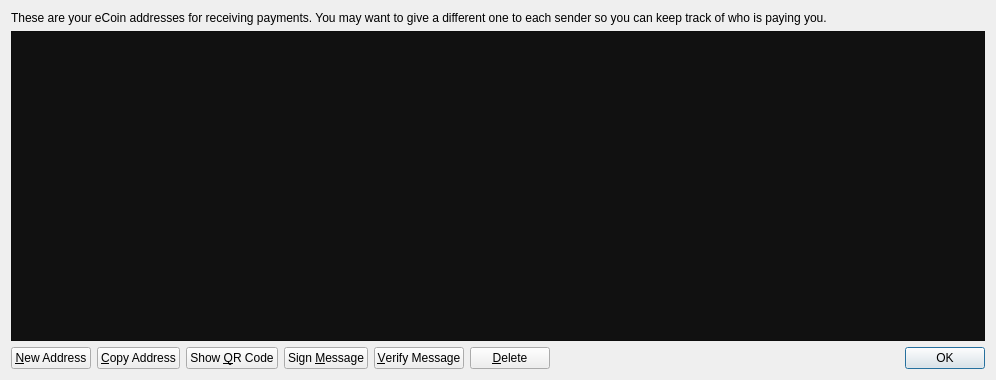
<?xml version="1.0" encoding="UTF-8"?>
<ui version="4.0">
 <class>AddressBookPage</class>
 <widget class="QWidget" name="AddressBookPage">
  <property name="geometry">
   <rect>
    <x>0</x>
    <y>0</y>
    <width>996</width>
    <height>380</height>
   </rect>
  </property>
  <property name="windowTitle">
   <string>Address Book</string>
  </property>
  <layout class="QVBoxLayout" name="verticalLayout">
   <item>
    <widget class="QLabel" name="labelExplanation">
     <property name="text">
      <string>These are your eCoin addresses for receiving payments. You may want to give a different one to each sender so you can keep track of who is paying you.</string>
     </property>
     <property name="textFormat">
      <enum>Qt::PlainText</enum>
     </property>
     <property name="wordWrap">
      <bool>true</bool>
     </property>
    </widget>
   </item>
   <item>
    <widget class="QTableView" name="tableView">
     <property name="palette">
      <palette>
       <active>
        <colorrole role="WindowText">
         <brush brushstyle="SolidPattern">
          <color alpha="255">
           <red>255</red>
           <green>255</green>
           <blue>255</blue>
          </color>
         </brush>
        </colorrole>
        <colorrole role="Button">
         <brush brushstyle="SolidPattern">
          <color alpha="255">
           <red>17</red>
           <green>17</green>
           <blue>17</blue>
          </color>
         </brush>
        </colorrole>
        <colorrole role="Text">
         <brush brushstyle="SolidPattern">
          <color alpha="255">
           <red>255</red>
           <green>255</green>
           <blue>255</blue>
          </color>
         </brush>
        </colorrole>
        <colorrole role="ButtonText">
         <brush brushstyle="SolidPattern">
          <color alpha="255">
           <red>255</red>
           <green>255</green>
           <blue>255</blue>
          </color>
         </brush>
        </colorrole>
        <colorrole role="Base">
         <brush brushstyle="SolidPattern">
          <color alpha="255">
           <red>17</red>
           <green>17</green>
           <blue>17</blue>
          </color>
         </brush>
        </colorrole>
        <colorrole role="Window">
         <brush brushstyle="SolidPattern">
          <color alpha="255">
           <red>17</red>
           <green>17</green>
           <blue>17</blue>
          </color>
         </brush>
        </colorrole>
        <colorrole role="Highlight">
         <brush brushstyle="SolidPattern">
          <color alpha="255">
           <red>204</red>
           <green>160</green>
           <blue>0</blue>
          </color>
         </brush>
        </colorrole>
        <colorrole role="HighlightedText">
         <brush brushstyle="SolidPattern">
          <color alpha="255">
           <red>17</red>
           <green>17</green>
           <blue>17</blue>
          </color>
         </brush>
        </colorrole>
       </active>
       <inactive>
        <colorrole role="WindowText">
         <brush brushstyle="SolidPattern">
          <color alpha="255">
           <red>255</red>
           <green>255</green>
           <blue>255</blue>
          </color>
         </brush>
        </colorrole>
        <colorrole role="Button">
         <brush brushstyle="SolidPattern">
          <color alpha="255">
           <red>17</red>
           <green>17</green>
           <blue>17</blue>
          </color>
         </brush>
        </colorrole>
        <colorrole role="Text">
         <brush brushstyle="SolidPattern">
          <color alpha="255">
           <red>255</red>
           <green>255</green>
           <blue>255</blue>
          </color>
         </brush>
        </colorrole>
        <colorrole role="ButtonText">
         <brush brushstyle="SolidPattern">
          <color alpha="255">
           <red>255</red>
           <green>255</green>
           <blue>255</blue>
          </color>
         </brush>
        </colorrole>
        <colorrole role="Base">
         <brush brushstyle="SolidPattern">
          <color alpha="255">
           <red>17</red>
           <green>17</green>
           <blue>17</blue>
          </color>
         </brush>
        </colorrole>
        <colorrole role="Window">
         <brush brushstyle="SolidPattern">
          <color alpha="255">
           <red>17</red>
           <green>17</green>
           <blue>17</blue>
          </color>
         </brush>
        </colorrole>
        <colorrole role="Highlight">
         <brush brushstyle="SolidPattern">
          <color alpha="255">
           <red>204</red>
           <green>160</green>
           <blue>0</blue>
          </color>
         </brush>
        </colorrole>
        <colorrole role="HighlightedText">
         <brush brushstyle="SolidPattern">
          <color alpha="255">
           <red>17</red>
           <green>17</green>
           <blue>17</blue>
          </color>
         </brush>
        </colorrole>
       </inactive>
       <disabled>
        <colorrole role="WindowText">
         <brush brushstyle="SolidPattern">
          <color alpha="255">
           <red>255</red>
           <green>255</green>
           <blue>255</blue>
          </color>
         </brush>
        </colorrole>
        <colorrole role="Button">
         <brush brushstyle="SolidPattern">
          <color alpha="255">
           <red>17</red>
           <green>17</green>
           <blue>17</blue>
          </color>
         </brush>
        </colorrole>
        <colorrole role="Text">
         <brush brushstyle="SolidPattern">
          <color alpha="255">
           <red>255</red>
           <green>255</green>
           <blue>255</blue>
          </color>
         </brush>
        </colorrole>
        <colorrole role="ButtonText">
         <brush brushstyle="SolidPattern">
          <color alpha="255">
           <red>255</red>
           <green>255</green>
           <blue>255</blue>
          </color>
         </brush>
        </colorrole>
        <colorrole role="Base">
         <brush brushstyle="SolidPattern">
          <color alpha="255">
           <red>17</red>
           <green>17</green>
           <blue>17</blue>
          </color>
         </brush>
        </colorrole>
        <colorrole role="Window">
         <brush brushstyle="SolidPattern">
          <color alpha="255">
           <red>17</red>
           <green>17</green>
           <blue>17</blue>
          </color>
         </brush>
        </colorrole>
        <colorrole role="Highlight">
         <brush brushstyle="SolidPattern">
          <color alpha="255">
           <red>204</red>
           <green>160</green>
           <blue>0</blue>
          </color>
         </brush>
        </colorrole>
        <colorrole role="HighlightedText">
         <brush brushstyle="SolidPattern">
          <color alpha="255">
           <red>17</red>
           <green>17</green>
           <blue>17</blue>
          </color>
         </brush>
        </colorrole>
       </disabled>
      </palette>
     </property>
     <property name="contextMenuPolicy">
      <enum>Qt::CustomContextMenu</enum>
     </property>
     <property name="toolTip">
      <string>Double-click to edit address or label</string>
     </property>
     <property name="styleSheet">
      <string notr="true">
</string>
     </property>
     <property name="verticalScrollBarPolicy">
      <enum>Qt::ScrollBarAsNeeded</enum>
     </property>
     <property name="tabKeyNavigation">
      <bool>false</bool>
     </property>
     <property name="alternatingRowColors">
      <bool>true</bool>
     </property>
     <property name="selectionMode">
      <enum>QAbstractItemView::SingleSelection</enum>
     </property>
     <property name="selectionBehavior">
      <enum>QAbstractItemView::SelectRows</enum>
     </property>
     <property name="sortingEnabled">
      <bool>true</bool>
     </property>
     <attribute name="verticalHeaderVisible">
      <bool>false</bool>
     </attribute>
    </widget>
   </item>
   <item>
    <layout class="QHBoxLayout" name="horizontalLayout">
     <item>
      <widget class="QPushButton" name="newAddressButton">
       <property name="toolTip">
        <string>Create a new address</string>
       </property>
       <property name="text">
        <string>&amp;New Address</string>
       </property>
       <property name="icon">
        <iconset resource="../bitcoin.qrc">
         <normaloff>:/icons/add</normaloff>:/icons/add</iconset>
       </property>
      </widget>
     </item>
     <item>
      <widget class="QPushButton" name="copyToClipboard">
       <property name="toolTip">
        <string>Copy the currently selected address to the system clipboard</string>
       </property>
       <property name="text">
        <string>&amp;Copy Address</string>
       </property>
       <property name="icon">
        <iconset resource="../bitcoin.qrc">
         <normaloff>:/icons/editcopy</normaloff>:/icons/editcopy</iconset>
       </property>
      </widget>
     </item>
     <item>
      <widget class="QPushButton" name="showQRCode">
       <property name="text">
        <string>Show &amp;QR Code</string>
       </property>
       <property name="icon">
        <iconset resource="../bitcoin.qrc">
         <normaloff>:/icons/qrcode</normaloff>:/icons/qrcode</iconset>
       </property>
      </widget>
     </item>
     <item>
      <widget class="QPushButton" name="signMessage">
       <property name="toolTip">
        <string>Sign a message to prove you own a eCoin address</string>
       </property>
       <property name="text">
        <string>Sign &amp;Message</string>
       </property>
       <property name="icon">
        <iconset resource="../bitcoin.qrc">
         <normaloff>:/icons/edit</normaloff>:/icons/edit</iconset>
       </property>
      </widget>
     </item>
     <item>
      <widget class="QPushButton" name="verifyMessage">
       <property name="toolTip">
        <string>Verify a message to ensure it was signed with a specified eCoin address</string>
       </property>
       <property name="text">
        <string>&amp;Verify Message</string>
       </property>
       <property name="icon">
        <iconset resource="../bitcoin.qrc">
         <normaloff>:/icons/transaction_0</normaloff>:/icons/transaction_0</iconset>
       </property>
      </widget>
     </item>
     <item>
      <widget class="QPushButton" name="deleteButton">
       <property name="toolTip">
        <string>Delete the currently selected address from the list</string>
       </property>
       <property name="text">
        <string>&amp;Delete</string>
       </property>
       <property name="icon">
        <iconset resource="../bitcoin.qrc">
         <normaloff>:/icons/remove</normaloff>:/icons/remove</iconset>
       </property>
      </widget>
     </item>
     <item>
      <spacer name="horizontalSpacer">
       <property name="orientation">
        <enum>Qt::Horizontal</enum>
       </property>
       <property name="sizeHint" stdset="0">
        <size>
         <width>40</width>
         <height>20</height>
        </size>
       </property>
      </spacer>
     </item>
     <item>
      <widget class="QDialogButtonBox" name="buttonBox">
       <property name="sizePolicy">
        <sizepolicy hsizetype="Maximum" vsizetype="Fixed">
         <horstretch>0</horstretch>
         <verstretch>0</verstretch>
        </sizepolicy>
       </property>
       <property name="standardButtons">
        <set>QDialogButtonBox::Ok</set>
       </property>
      </widget>
     </item>
    </layout>
   </item>
  </layout>
 </widget>
 <resources>
  <include location="../bitcoin.qrc"/>
 </resources>
 <connections/>
</ui>
